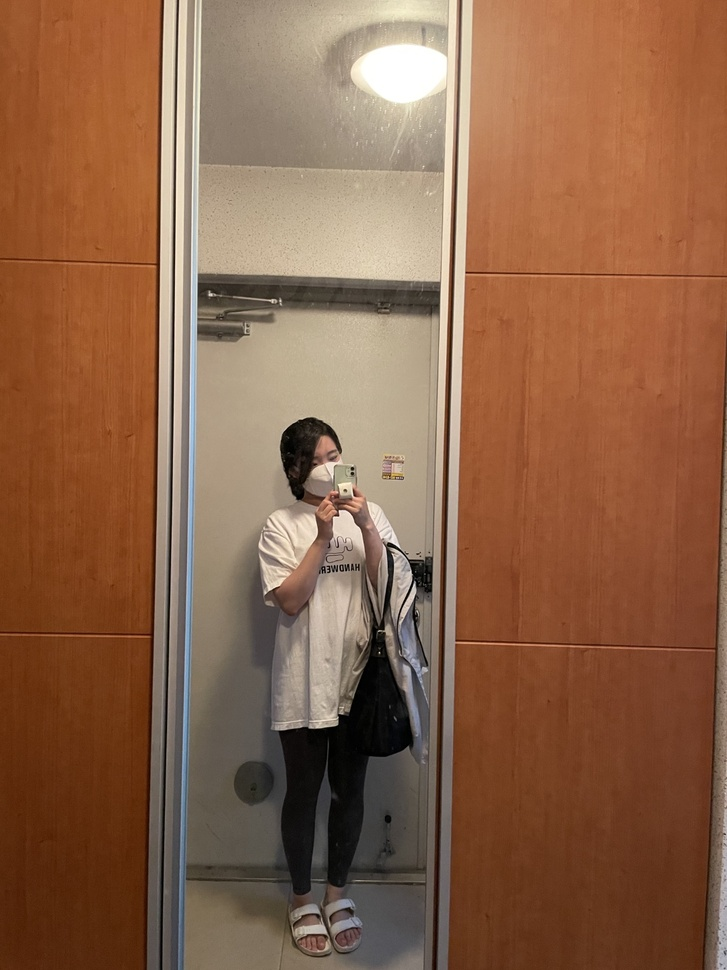
#> input picture openCV/Image/hani_03.jpg, 727 x 970 px, shrunk from 1080 x 1440 before the run
$ jupyter execute '14. 가장자리 검출.ipynb'   (older library calls are emulated)
#> lines starting #> are read from the running program, lines starting #| are printed output that depends on the picture
[cell 1]
import cv2

src = cv2.imread("Image/hani_03.jpg", cv2.IMREAD_COLOR)
#> src is the input picture: shape (970, 727, 3); mean B, G, R 73, 99.4, 139.8
gray = cv2.cvtColor(src, cv2.COLOR_BGR2GRAY)
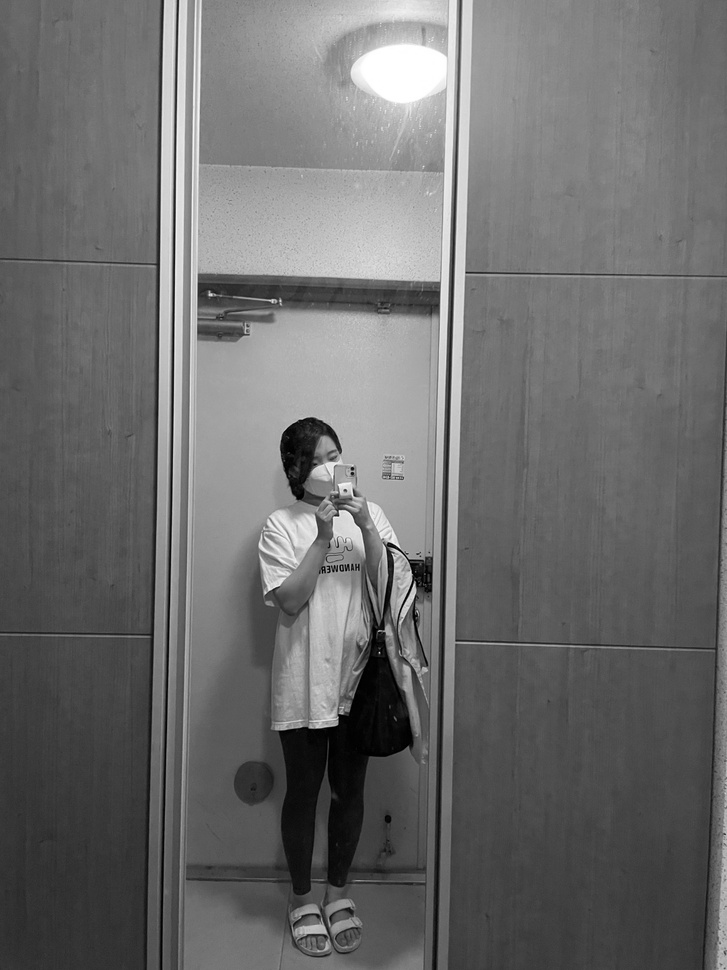
#> gray: shape (970, 727); min 0, max 255, mean 108.5

sobel = cv2.Sobel(gray, cv2.CV_8U, 1, 0, 3)
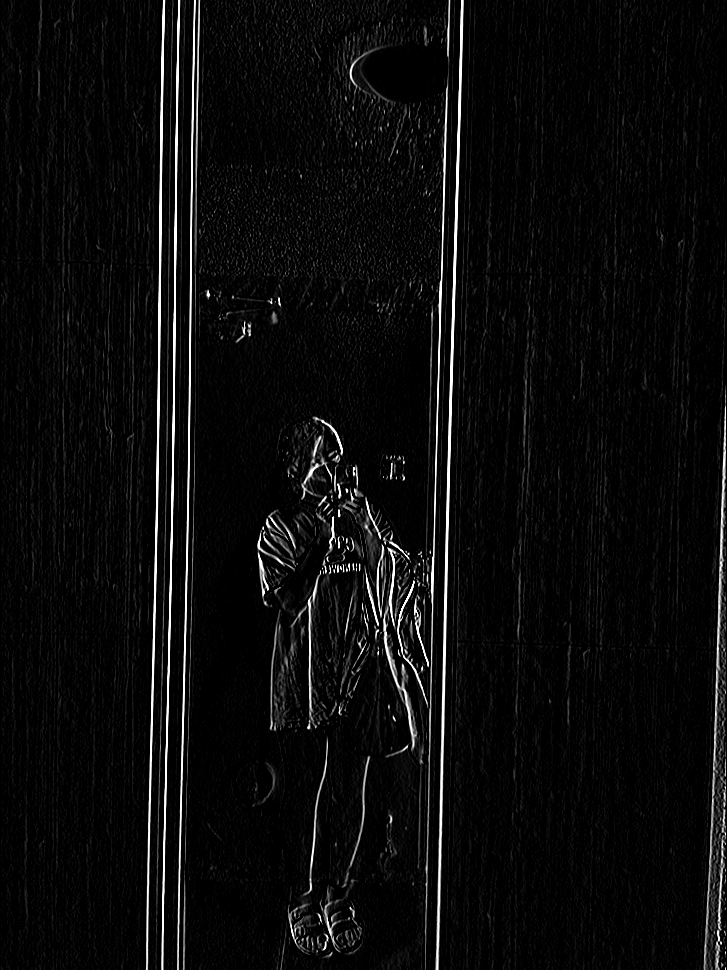
#> sobel: shape (970, 727); min 0, max 255, mean 11.3
laplacian = cv2.Laplacian(gray, cv2.CV_8U, ksize=3)
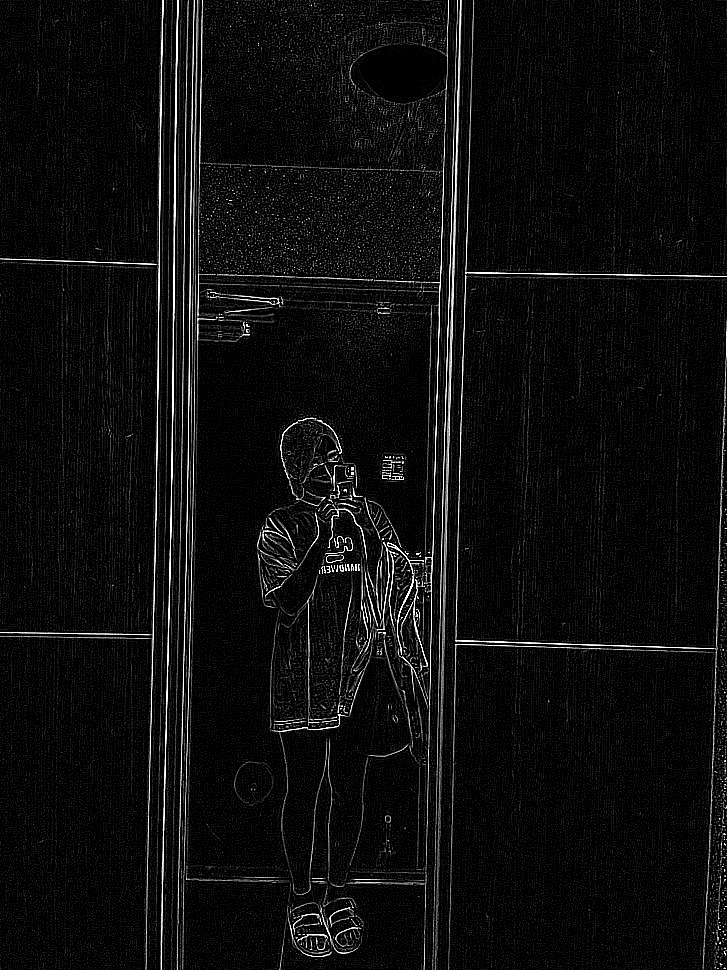
#> laplacian: shape (970, 727); min 0, max 255, mean 13.7
canny = cv2.Canny(src, 100, 255)
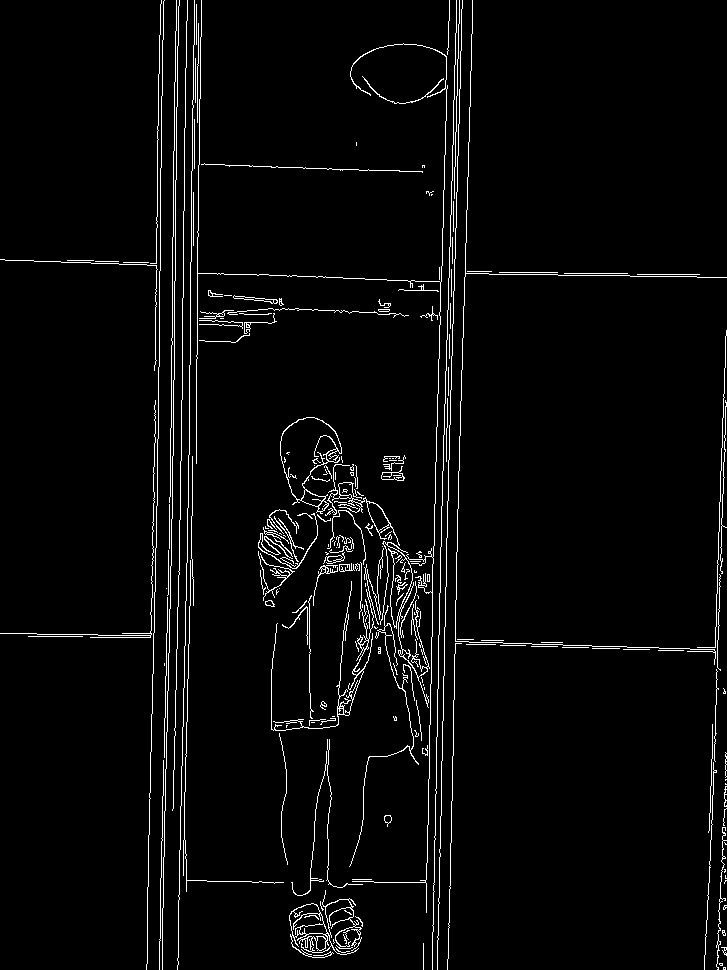
#> canny: shape (970, 727); 3.4% white in thin lines or dots

cv2.imshow("sobel", sobel)
cv2.imshow("laplacian", laplacian)
cv2.imshow("canny", canny)
cv2.waitKey()
cv2.destroyAllWindows()

$ run again, with openCV/Image/hani_01.jpg copied over openCV/Image/hani_03.jpg
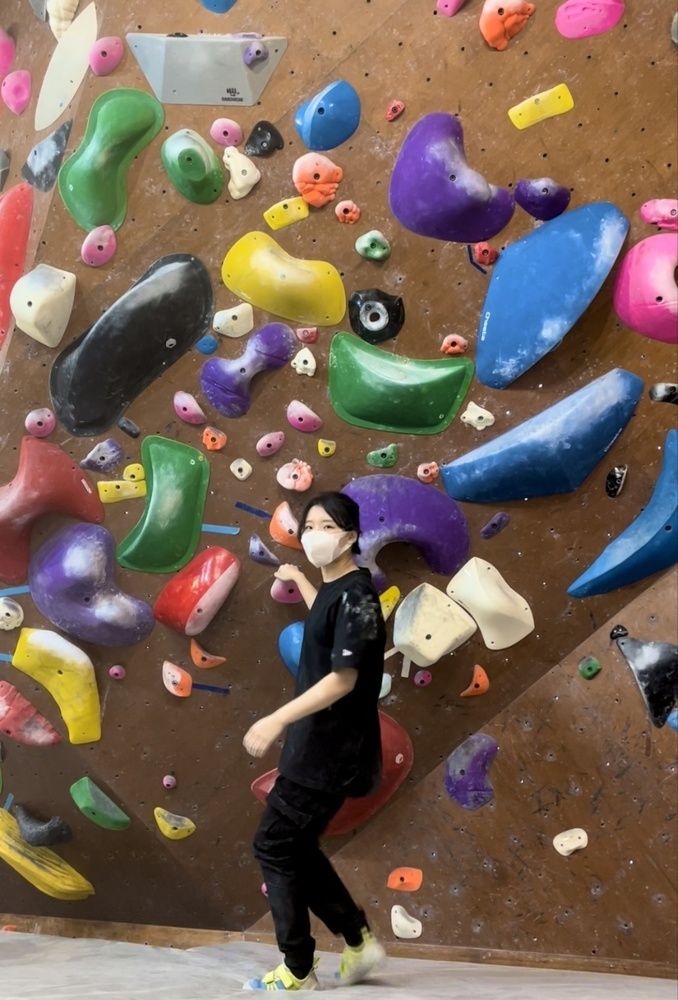
#> input picture openCV/Image/hani_01.jpg, 678 x 1000 px, shrunk from 977 x 1440 before the run
#> src is the input picture: shape (1000, 678, 3); mean B, G, R 87.8, 100.1, 119.2
#> `gray = cv2.cvtColor(src, cv2.COLOR_BGR2GRAY)`:
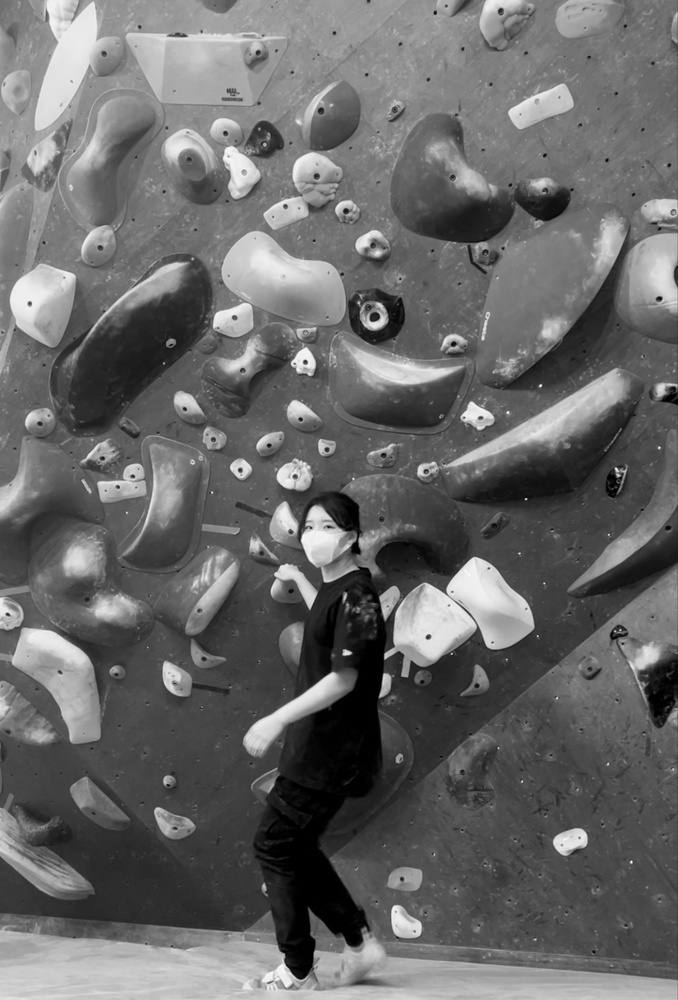
#> gray: shape (1000, 678); min 0, max 250, mean 104.4
#> `canny = cv2.Canny(src, 100, 255)`:
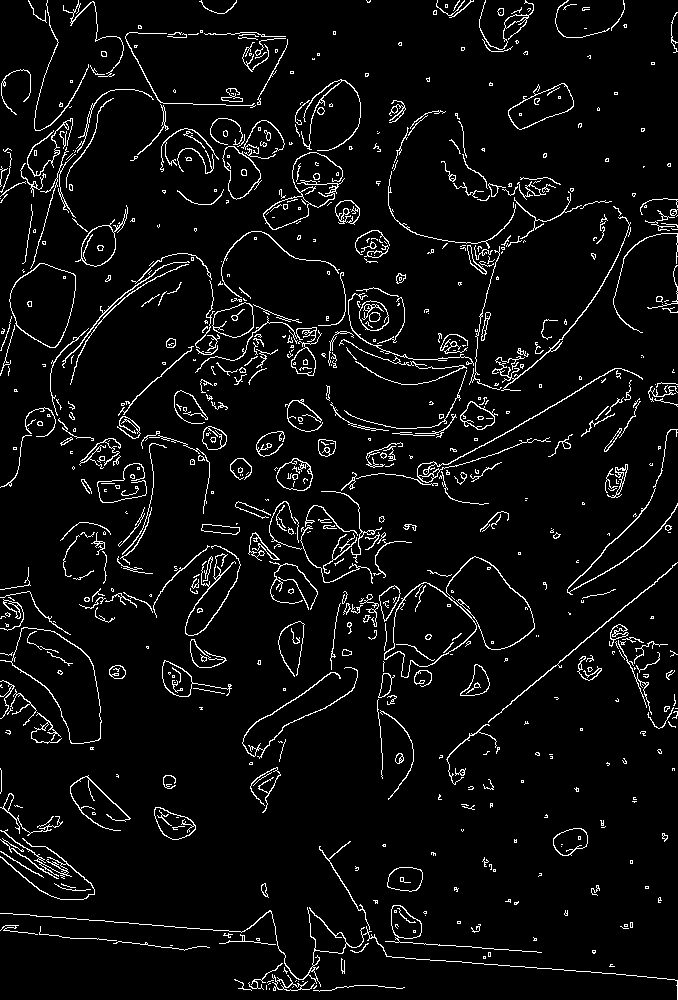
#> canny: shape (1000, 678); 5.3% white in thin lines or dots

$ run again, with openCV/Image/beach.jpg copied over openCV/Image/hani_03.jpg
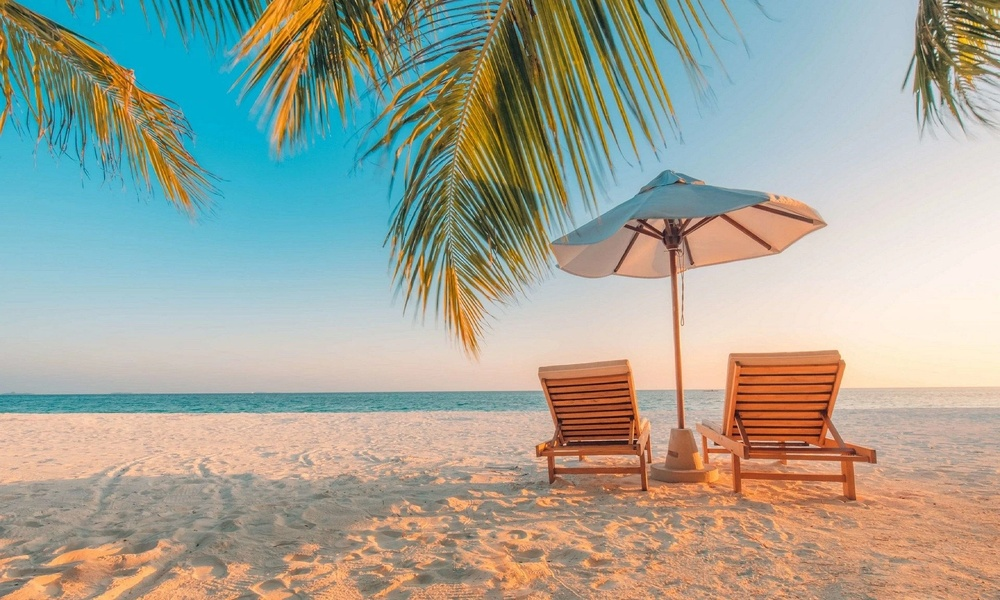
#> input picture openCV/Image/beach.jpg, 1000 x 600 px, shrunk from 1920 x 1152 before the run
#> src is the input picture: shape (600, 1000, 3); mean B, G, R 152.1, 165, 162.8
#> `gray = cv2.cvtColor(src, cv2.COLOR_BGR2GRAY)`:
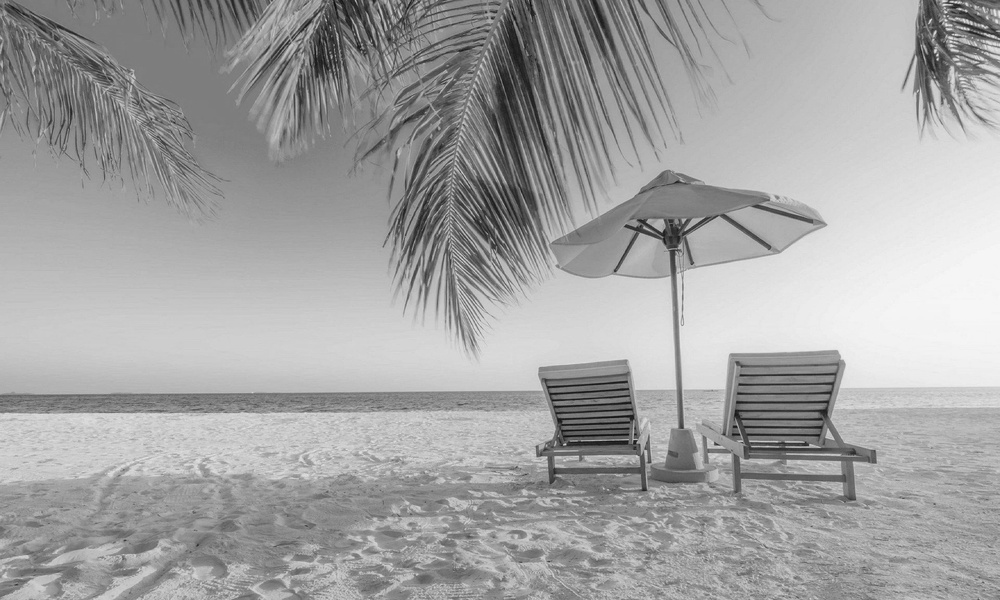
#> gray: shape (600, 1000); min 10, max 248, mean 162.9
#> `canny = cv2.Canny(src, 100, 255)`:
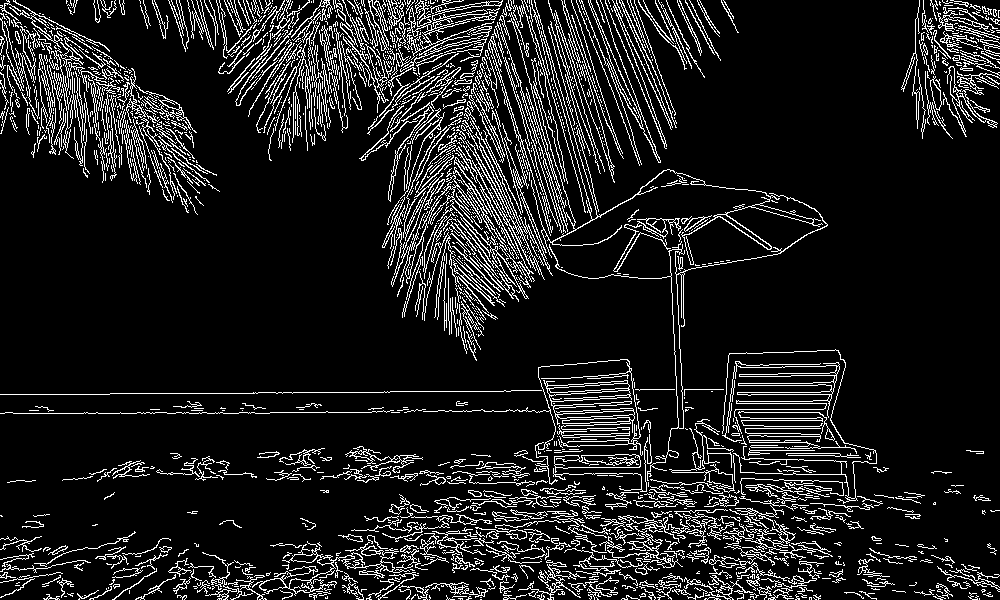
#> canny: shape (600, 1000); 11.5% white in thin lines or dots
